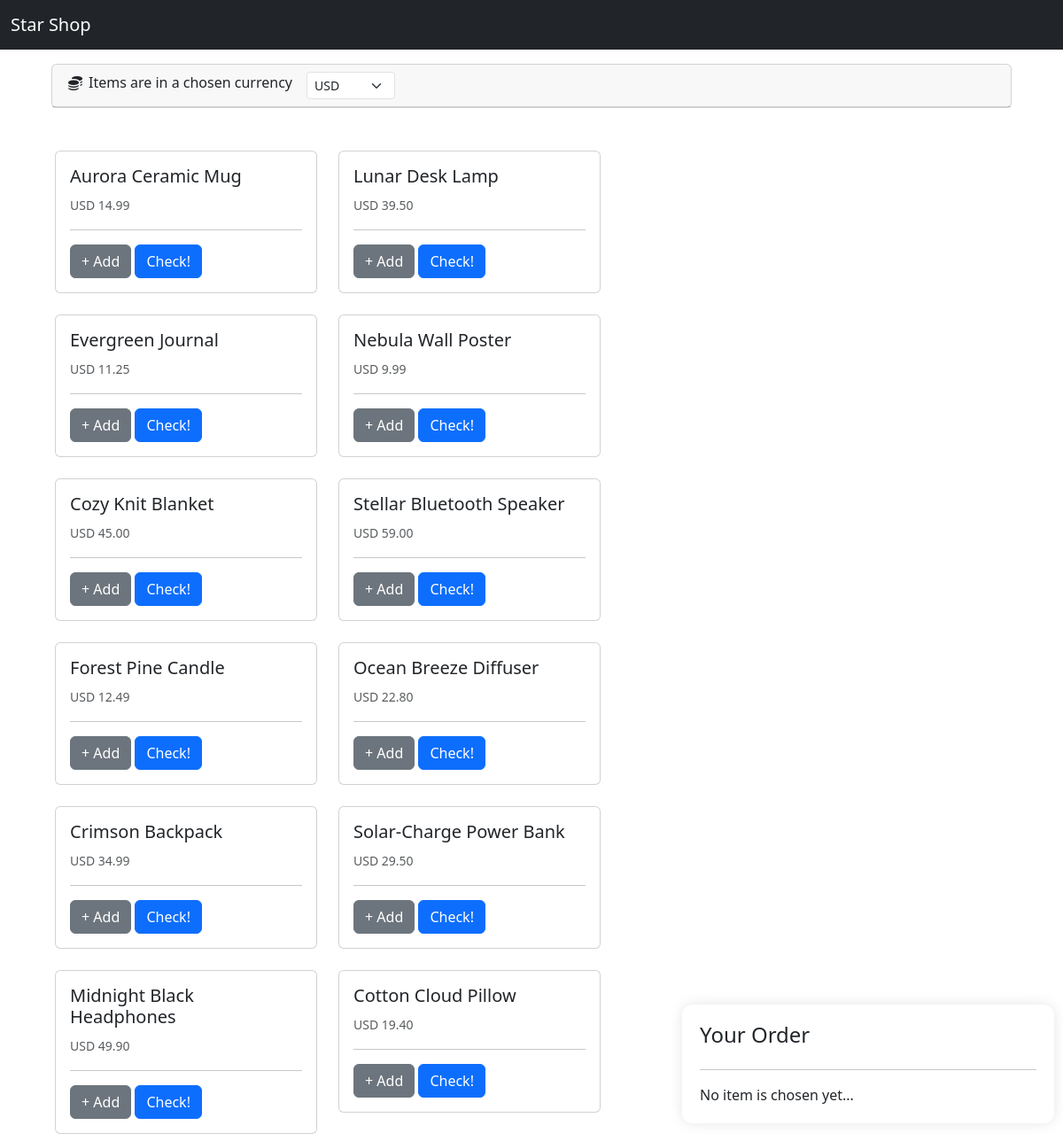
The page / on the database its author committed.
### items/models.py (models this page shows, shortened)
class Item(models.Model):
    name = models.CharField(max_length=100)
    description = models.TextField()
    price = models.DecimalField(max_digits=10, decimal_places=2)
    currency = models.CharField(max_length=3, choices=CurrencyEnum.choices, default=CurrencyEnum.USD)

### items/views.py (the view)
# urls.py: path("", views.ItemListView.as_view(), name="item_list"),
class ItemListView(View):
    def get(self, request):
        currency = request.GET.get('currency', CurrencyEnum.USD.value)
        items = Item.objects.filter(currency=currency)
        return render(
            request,
            'items/items.html',
            {'items': items, 'stripe_public_key': settings.STRIPE_PUBLIC_KEY}
        )

### items/templates/items/items.html (shortened to what this page needs)
{% extends "items/base.html" %}
{% block content %}
{% if items %}
{% include 'items/includes/currency-list.html' %}
<div class="d-flex justify-content-between">
    <div class="row row-cols-1 row-cols-md-2 g-4 m-2" style="max-width: 75%;">
        {% for item in items %}
        <div class="col" style="max-width: 20rem;">
            <div class="card">
                <div class="card-body">
                    <h5 class="card-title">{{ item.name }}</h5>
                    <small class="text-body-secondary">{{ item.currency }} {{ item.price }}</small>
                    <hr>
                    <button class="btn btn-secondary add-button">+ Add</button>
                    <a href="{% url 'item' item.id %}" class="btn btn-primary">Check!</a>
                </div>
            </div>
        </div>
        {% endfor %}
    </div>
</div>
{% else %}
<h2 class="mt-3">No items yet...</h2>
{% endif %}
{% endblock content %}

### items/templates/items/base.html (shortened to what this page needs)
{% load static %}
<!DOCTYPE html>
<html>
<head>
    <link type="text/css" href="{% static 'items/css/style.css' %}" rel="stylesheet">
    <link href="https://cdn.jsdelivr.net/npm/bootstrap@5.3.8/dist/css/bootstrap.min.css" rel="stylesheet"
>
    <link rel="stylesheet" href="https://cdnjs.cloudflare.com/ajax/libs/font-awesome/7.0.1/css/all.min.css"
/>
</head>
<body>
{% include 'items/includes/nav.html' %}
<div class="container">
    {% block content %}{% endblock content %}
    {% if not hide_order %}
        {% include 'items/includes/order.html' %}
    {% endif %}
</div>
</body>
</html>

### items/templates/items/includes/nav.html
<nav class="navbar navbar-expand-lg navbar-dark bg-dark">
    <div class="container-fluid">
        <a class="navbar-brand" href="{% url 'item_list' %}">Star Shop</a>
    </div>
</nav>

### items/templates/items/includes/currency-list.html (shortened to what this page needs)
<div class="card m-3">
    <div class="card-header d-flex">
        <i class="fa-solid fa-coins fa-bounce" style="color: #212529; margin: 5px 5px 0 0;"></i>
        Items are in a chosen currency
        <select class="form-select form-select-sm mx-3" aria-label=".form-select-sm" id="currency" style="width: 100px">
            <option value="USD">USD</option>
        </select>
    </div>
</div>

### items/templates/items/includes/order.html (shortened to what this page needs)
<div class="order">
    <h4>Your Order</h4>
    <div class="order-items"></div>
</div>

### items/static/items/css/style.css (style rules this page uses)
.order { position: fixed; bottom: 20px; right: 10px; width: 420px; max-height: 90vh; background: #fff; padding: 20px; border-radius: 12px; box-shadow: 0 0 15px rgba(0,0,0,0.1); z-index: 9999; }
.order-items { max-height: 45vh; overflow-y: auto; }

### rows shown on the page
Item: name "Aurora Ceramic Mug", currency "USD", price "14.99"
Item: name "Lunar Desk Lamp", currency "USD", price "39.50"
Item: name "Evergreen Journal", currency "USD", price "11.25"
Item: name "Nebula Wall Poster", currency "USD", price "9.99"
Item: name "Cozy Knit Blanket", currency "USD", price "45.00"
Item: name "Stellar Bluetooth Speaker", currency "USD", price "59.00"
Item: name "Forest Pine Candle", currency "USD", price "12.49"
Item: name "Ocean Breeze Diffuser", currency "USD", price "22.80"
Item: name "Crimson Backpack", currency "USD", price "34.99"
Item: name "Solar-Charge Power Bank", currency "USD", price "29.50"
Item: name "Midnight Black Headphones", currency "USD", price "49.90"
Item: name "Cotton Cloud Pillow", currency "USD", price "19.40"
